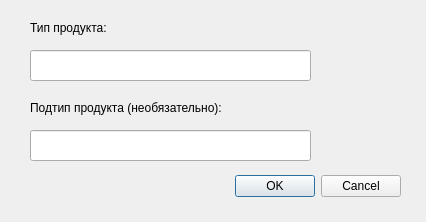
<?xml version="1.0" encoding="UTF-8"?>
<ui version="4.0">
 <class>AddDoubleDialog</class>
 <widget class="QDialog" name="AddDoubleDialog">
  <property name="geometry">
   <rect>
    <x>0</x>
    <y>0</y>
    <width>426</width>
    <height>222</height>
   </rect>
  </property>
  <property name="windowTitle">
   <string>Dialog</string>
  </property>
  <widget class="QDialogButtonBox" name="buttonBox">
   <property name="geometry">
    <rect>
     <x>60</x>
     <y>170</y>
     <width>341</width>
     <height>32</height>
    </rect>
   </property>
   <property name="orientation">
    <enum>Qt::Horizontal</enum>
   </property>
   <property name="standardButtons">
    <set>QDialogButtonBox::Cancel|QDialogButtonBox::Ok</set>
   </property>
  </widget>
  <widget class="QLabel" name="label">
   <property name="geometry">
    <rect>
     <x>30</x>
     <y>20</y>
     <width>331</width>
     <height>16</height>
    </rect>
   </property>
   <property name="text">
    <string>Тип продукта:</string>
   </property>
  </widget>
  <widget class="QLineEdit" name="lineEdit">
   <property name="geometry">
    <rect>
     <x>30</x>
     <y>50</y>
     <width>281</width>
     <height>31</height>
    </rect>
   </property>
  </widget>
  <widget class="QLineEdit" name="lineEdit_2">
   <property name="geometry">
    <rect>
     <x>30</x>
     <y>130</y>
     <width>281</width>
     <height>31</height>
    </rect>
   </property>
  </widget>
  <widget class="QLabel" name="label_2">
   <property name="geometry">
    <rect>
     <x>30</x>
     <y>100</y>
     <width>351</width>
     <height>16</height>
    </rect>
   </property>
   <property name="text">
    <string>Подтип продукта (необязательно):</string>
   </property>
  </widget>
 </widget>
 <resources/>
 <connections>
  <connection>
   <sender>buttonBox</sender>
   <signal>accepted()</signal>
   <receiver>AddDoubleDialog</receiver>
   <slot>accept()</slot>
   <hints>
    <hint type="sourcelabel">
     <x>248</x>
     <y>254</y>
    </hint>
    <hint type="destinationlabel">
     <x>157</x>
     <y>274</y>
    </hint>
   </hints>
  </connection>
  <connection>
   <sender>buttonBox</sender>
   <signal>rejected()</signal>
   <receiver>AddDoubleDialog</receiver>
   <slot>reject()</slot>
   <hints>
    <hint type="sourcelabel">
     <x>316</x>
     <y>260</y>
    </hint>
    <hint type="destinationlabel">
     <x>286</x>
     <y>274</y>
    </hint>
   </hints>
  </connection>
 </connections>
</ui>
